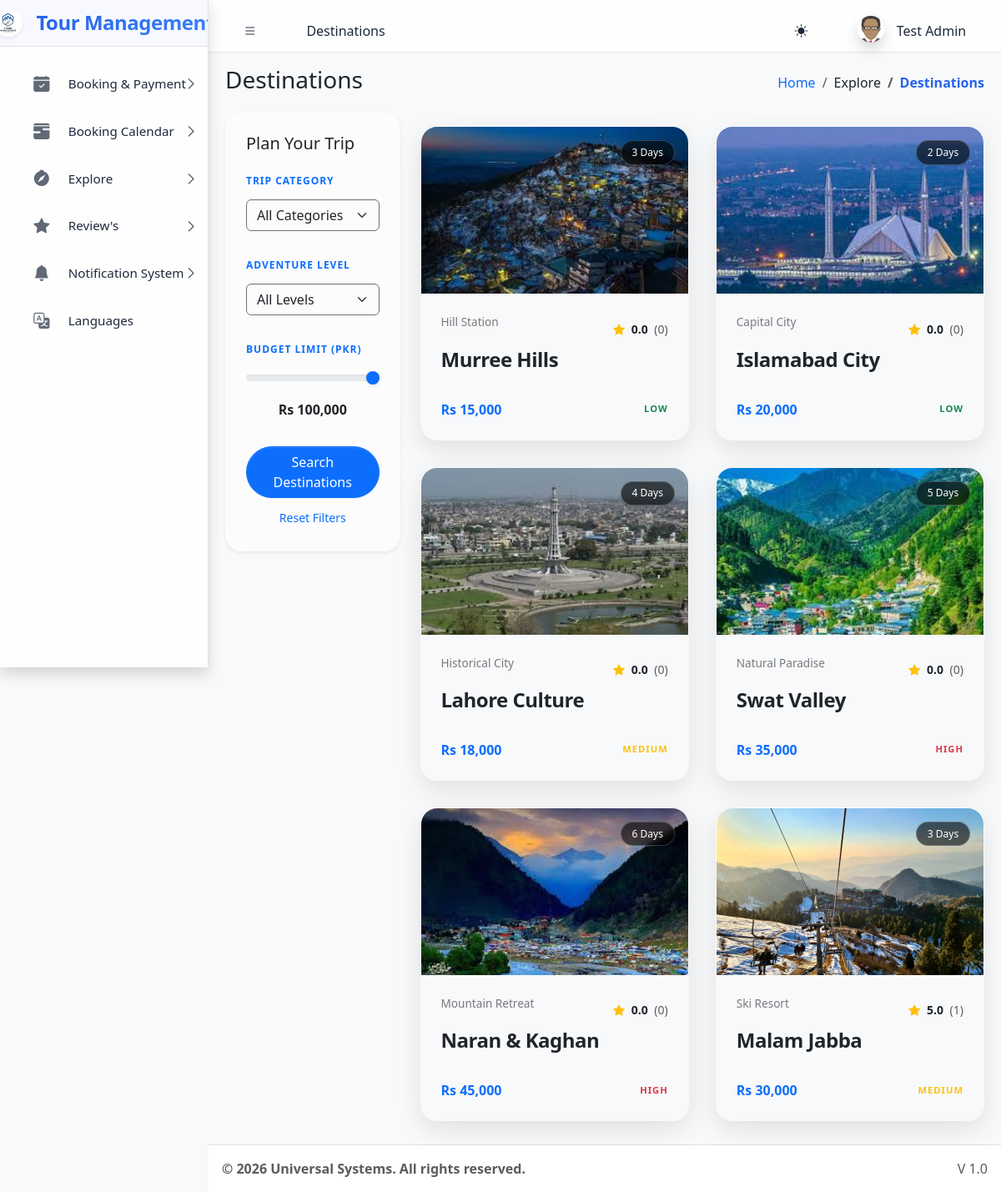
Screenshot of /explore/destinations.php (signed in) with the database file from the repository.
### tables this page shows
CREATE TABLE `sys_pages` (
  `id` int(11) NOT NULL,
  `parent_id` int(11) DEFAULT 0,
  `page_name` varchar(100) NOT NULL,
  `page_url` varchar(255) DEFAULT '#',
  `icon_class` varchar(50) DEFAULT 'bi bi-circle',
  `sort_order` int(11) DEFAULT 0
);

CREATE TABLE `destinations` (
  `id` int(11) NOT NULL,
  `name` varchar(255) NOT NULL,
  `type` varchar(100) DEFAULT NULL,
  `hero_image` varchar(255) DEFAULT NULL,
  `duration` varchar(50) DEFAULT NULL,
  `price` varchar(50) DEFAULT NULL,
  `intensity` enum('Low','Medium','High') DEFAULT NULL,
  `description` text DEFAULT NULL,
  `environment` text DEFAULT NULL,
  `accommodation` text DEFAULT NULL,
  `activities` longtext DEFAULT NULL CHECK (json_valid(`activities`)),
  `is_deleted` tinyint(1) DEFAULT 0,
  `category` enum('Adventure','Relaxation','Educational') DEFAULT 'Adventure',
  `gravity_level` varchar(50) DEFAULT '1.0g',
  `itinerary` longtext DEFAULT NULL CHECK (json_valid(`itinerary`)),
  `route_data` longtext DEFAULT NULL CHECK (json_valid(`route_data`)),
  `created_at` timestamp NOT NULL DEFAULT current_timestamp()
);

### explore/destinations.php (the view, shortened to what this page needs)
<?php
require_once '../includes/header.php';
$query = "
    SELECT d.*,
    COALESCE(AVG(r.rating), 0) as avg_rating,
    COUNT(r.id) as review_count
    FROM destinations d
    LEFT JOIN reviews r ON d.id = r.destination_id
    WHERE d.is_deleted = 0
";
$params = [];
$query .= " GROUP BY d.id";
$stmt = $pdo->prepare($query);
$stmt->execute($params);
$destinations = $stmt->fetchAll();
?>
<div class="row">
    <div class="col-lg-3">
        <div class="filter-sidebar shadow-sm">
            <h5 class="mb-4">Plan Your Trip</h5>
            <form action="" method="GET">
                <div class="filter-section">
                    <label>Trip Category</label>
                    <select name="category" class="form-select bg-transparent border-secondary" onchange="this.form.submit()">
                        <option value="">All Categories</option>
                    </select>
                </div>
                <div class="filter-section">
                    <label>Adventure Level</label>
                    <select name="intensity" class="form-select bg-transparent border-secondary" onchange="this.form.submit()">
                        <option value="">All Levels</option>
                    </select>
                </div>
                <div class="filter-section">
                    <label>Budget Limit (PKR)</label>
                    <input type="range" name="max_price" class="form-range" min="5000" max="100000" step="5000" value="<?= $_GET['max_price'] ?? 100000 ?>" oninput="this.nextElementSibling.value = 'Rs ' + Number(this.value).toLocaleString()">
                    <output class="d-block text-center mt-2 fw-bold">Rs <?= number_format($_GET['max_price'] ?? 100000) ?></output>
                </div>
                <div class="d-grid mt-4">
                    <button type="submit" class="btn btn-primary rounded-pill">Search Destinations</button>
                    <a href="destinations.php" class="btn btn-link btn-sm mt-2 text-decoration-none">Reset Filters</a>
                </div>
            </form>
        </div>
    </div>
    <div class="col-lg-9">
        <div class="destinations-grid">
            <?php foreach($destinations as $dest):
                $imgSrc = (strpos($dest['hero_image'], 'http') === 0) ? $dest['hero_image'] : BASE_URL . $dest['hero_image'];
            ?>
                <div class="destination-card floating"
                     data-id="<?= $dest['id'] ?>"
                     data-name="<?= htmlspecialchars($dest['name']) ?>"
                     data-type="<?= htmlspecialchars($dest['type']) ?>"
                     data-image="<?= $imgSrc ?>"
                     data-duration="<?= htmlspecialchars($dest['duration']) ?>"
                     data-price="<?= htmlspecialchars($dest['price']) ?>"
                     data-intensity="<?= htmlspecialchars($dest['intensity']) ?>"
                     data-category="<?= htmlspecialchars($dest['category']) ?>"
                     data-itinerary='<?= htmlspecialchars($dest['itinerary'] ?: "[]") ?>'
                     data-description="<?= htmlspecialchars($dest['description']) ?>"
                     data-env="<?= htmlspecialchars($dest['environment']) ?>"
                     data-acc="<?= htmlspecialchars($dest['accommodation']) ?>"
                     data-acts='<?= htmlspecialchars($dest['activities']) ?>'
                     onclick="openDeepDive(this)">
                    <div class="card-hero">
                        <img src="<?= $imgSrc ?>" alt="<?= htmlspecialchars($dest['name']) ?>">
                        <div class="status-badge"><?= $dest['duration'] ?></div>
                    </div>
                    <div class="card-content">
                        <div class="d-flex justify-content-between align-items-center mb-1">
                            <span class="type"><?= $dest['type'] ?></span>
                            <div class="text-warning small">
                                <i class="bi bi-star-fill"></i>
                                <span class="fw-bold text-body ms-1"><?= number_format($dest['avg_rating'], 1) ?></span>
                                <span class="text-muted ms-1">(<?= $dest['review_count'] ?>)</span>
                            </div>
                        </div>
                        <h4><?= $dest['name'] ?></h4>
                        <div class="card-footer-info">
                            <span class="fw-bold text-primary"><?= $dest['price'] ?></span>
                            <?php
                                $badgeColor = 'success';
                                if($dest['intensity'] == 'Medium') $badgeColor = 'warning';
                                if($dest['intensity'] == 'High') $badgeColor = 'danger';
                            ?>
                            <span class="intensity-tag text-<?= $badgeColor ?>"><?= $dest['intensity'] ?></span>
                        </div>
                    </div>
                </div>
            <?php endforeach; ?>
        </div>
    </div>
</div>
<?php require_once '../includes/footer.php'; ?>

### includes/header.php (shortened to what this page needs)
<?php
require_once __DIR__ . '/../core/session.php';
$base_path = parse_url(BASE_URL, PHP_URL_PATH);
$current_url = substr($_SERVER['SCRIPT_NAME'], strlen($base_path));
$pageStmt = $pdo->prepare("SELECT * FROM sys_pages WHERE page_url LIKE ? LIMIT 1");
$pageStmt->execute(["%$current_url%"]);
$currentPageData = $pageStmt->fetch();
$pageTitle = $currentPageData['page_name'] ?? 'Dashboard';
$pageId = $currentPageData['id'] ?? 0;
$breadcrumbs = [];
if ($currentPageData) {
    $crumbId = $currentPageData['id'];
    while($crumbId != 0) {
        $crumbStmt = $pdo->prepare("SELECT id, parent_id, page_name, page_url FROM sys_pages WHERE id = ?");
        $crumbStmt->execute([$crumbId]);
        $crumb = $crumbStmt->fetch();
        array_unshift($breadcrumbs, $crumb);
        $crumbId = $crumb['parent_id'];
    }
}
?>
<!DOCTYPE html>
<html lang="en"> <head>
    <link rel="stylesheet" href="<?= BASE_URL ?>assets/css/bootstrap.min.css" />
    <link rel="stylesheet" href="<?= BASE_URL ?>assets/css/bootstrap-icons.css" />
    <link rel="stylesheet" href="<?= BASE_URL ?>assets/css/adminlte.min.css" />
</head>
<body class="layout-fixed sidebar-expand-lg bg-body-tertiary">
<div class="app-wrapper">
    <nav class="app-header navbar navbar-expand bg-body">
        <div class="container-fluid">
            <ul class="navbar-nav">
                <li class="nav-item"> <a class="nav-link" data-lte-toggle="sidebar" href="#" role="button"><i class="bi bi-list"></i></a> </li>
                <li class="nav-item d-none d-md-block"> <a href="#" class="nav-link"><?= $pageTitle ?></a> </li>
            </ul>
            <ul class="navbar-nav ms-auto">
                 <li class="nav-item">
                    <button class="btn btn-link nav-link" id="theme-toggle" type="button">
                        <i class="bi bi-sun-fill" id="theme-icon"></i>
                    </button>
                </li>
                <li class="nav-item dropdown user-menu">
                    <a href="#" class="nav-link dropdown-toggle" data-bs-toggle="dropdown">
                        <img src="<?= !empty($_SESSION['avatar']) ? $_SESSION['avatar'] : BASE_URL.'assets/img/avatar.png' ?>" class="user-image rounded-circle shadow" alt="User Image">
                        <span class="d-none d-md-inline ms-1"><?= htmlspecialchars($_SESSION['name']) ?></span>
                    </a>
                </li>
            </ul>
        </div>
    </nav>
    <?php include 'sidebar.php'; ?>
    <main class="app-main">
        <div class="app-content-header">
            <div class="container-fluid">
                <div class="row">
                    <div class="col-sm-6"><h3 class="mb-0"><?= $pageTitle ?></h3></div>
                    <div class="col-sm-6">
                        <ol class="breadcrumb float-sm-end">
                            <li class="breadcrumb-item"><a href="<?= BASE_URL ?>">Home</a></li>
                            <?php foreach($breadcrumbs as $b): ?>
                                <li class="breadcrumb-item <?= ($b['id'] == $pageId) ? 'active' : '' ?>">
                                    <?= htmlspecialchars($b['page_name']) ?>
                                </li>
                            <?php endforeach; ?>
                        </ol>
                    </div>
                </div>
            </div>
        </div>
        <div class="app-content">
            <div class="container-fluid">

### includes/sidebar.php (shortened to what this page needs)
<aside class="app-sidebar shadow">
    <div class="sidebar-brand">
        <a href="<?= BASE_URL ?>index.php" class="brand-link d-flex align-items-center">
            <img src="<?= BASE_URL ?>assets/img/logo.png" alt="Logo" class="brand-image shadow-sm rounded-circle me-2" style="width: 35px; height: 35px; object-fit: cover;">
            <span class="brand-text h4 mb-0 fw-bold">Tour Management</span>
        </a>
    </div>
    <div class="sidebar-wrapper">
        <nav class="mt-2">
            <ul class="nav sidebar-menu flex-column" data-lte-toggle="treeview" role="menu" data-accordion="false">
                <?php
                function buildMenu($pdo, $parentId = 0, $userRole, $currentUrl)
                {
                    $sql = "
                        SELECT p.* FROM sys_pages p
                        JOIN role_access ra ON p.id = ra.page_id
                        WHERE p.parent_id = ? AND ra.role_key = ?
                        ORDER BY p.sort_order ASC
                    ";
                    $stmt = $pdo->prepare($sql);
                    $stmt->execute([$parentId, $userRole]);
                    $items = $stmt->fetchAll();
                    foreach ($items as $item) {
                        $childStmt = $pdo->prepare("SELECT COUNT(*) FROM sys_pages WHERE parent_id = ?");
                        $childStmt->execute([$item['id']]);
                        $hasChildren = $childStmt->fetchColumn() > 0;
                        $isActive = (strpos($currentUrl, $item['page_url']) !== false && $item['page_url'] !== '#');
                        $menuOpen = $isActive ? 'menu-open' : '';
                        $activeClass = $isActive ? 'active' : '';
                        echo '<li class="nav-item ' . $menuOpen . '">';
                        echo '<a href="' . ($hasChildren ? '#' : BASE_URL . $item['page_url']) . '" class="nav-link ' . $activeClass . '">';
                        echo '<i class="nav-icon ' . $item['icon_class'] . '"></i>';
                        echo '<p>' . htmlspecialchars($item['page_name']);
                        echo '</p></a>';
                        if ($hasChildren) {
                            buildMenu($pdo, $item['id'], $userRole, $currentUrl);
                        }
                        echo '</li>';
                    }
                }
                $base_path = parse_url(BASE_URL, PHP_URL_PATH);
                $cur = substr($_SERVER['SCRIPT_NAME'], strlen($base_path));
                buildMenu($pdo, 0, $_SESSION['role'], $cur);
                ?>
            </ul>
        </nav>
    </div>
</aside>

### rows the page displays
sys_pages: page_name "Destinations"
sys_pages: page_name "Booking & Payment"
sys_pages: page_name "Booking Calendar"
sys_pages: page_name "Explore"
sys_pages: page_name "Review's"
sys_pages: page_name "Notification System"
sys_pages: page_name "Languages"
destinations: hero_image (picture), duration "3 Days", type "Hill Station", avg_rating "0.0", review_count "0", name "Murree Hills", price "Rs 15,000", intensity "LOW"
destinations: hero_image (picture), duration "2 Days", type "Capital City", avg_rating "0.0", review_count "0", name "Islamabad City", price "Rs 20,000", intensity "LOW"
destinations: hero_image (picture), duration "4 Days", type "Historical City", avg_rating "0.0", review_count "0", name "Lahore Culture", price "Rs 18,000", intensity "MEDIUM"
destinations: hero_image (picture), duration "5 Days", type "Natural Paradise", avg_rating "0.0", review_count "0", name "Swat Valley", price "Rs 35,000", intensity "HIGH"
destinations: hero_image (picture), duration "6 Days", type "Mountain Retreat", avg_rating "0.0", review_count "0", name "Naran & Kaghan", price "Rs 45,000", intensity "HIGH"
destinations: hero_image (picture), duration "3 Days", type "Ski Resort", avg_rating "5.0", review_count "1", name "Malam Jabba", price "Rs 30,000", intensity "MEDIUM"

### other values shown
$_SESSION['name'] "Test Admin"
$_GET['max_price'] "100,000"
$settings['footer_text'] "© 2026 Universal Systems. All rights reserved."
